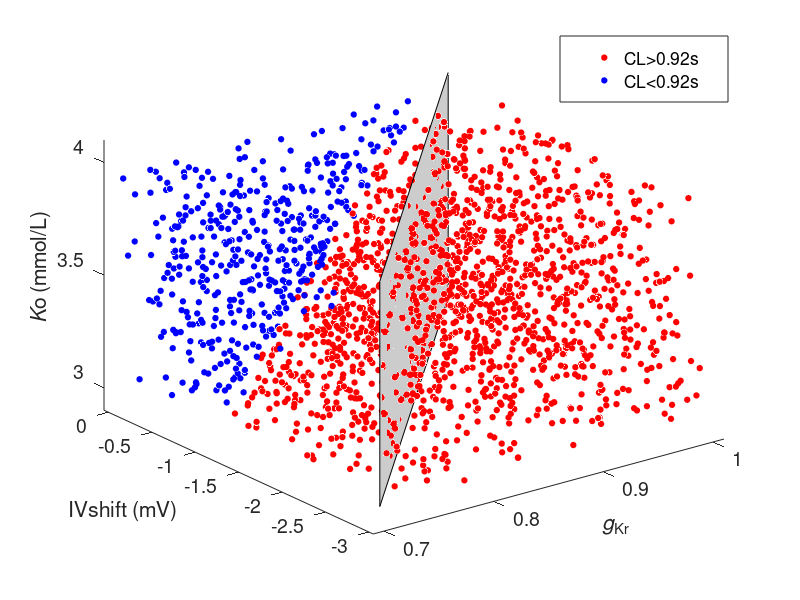
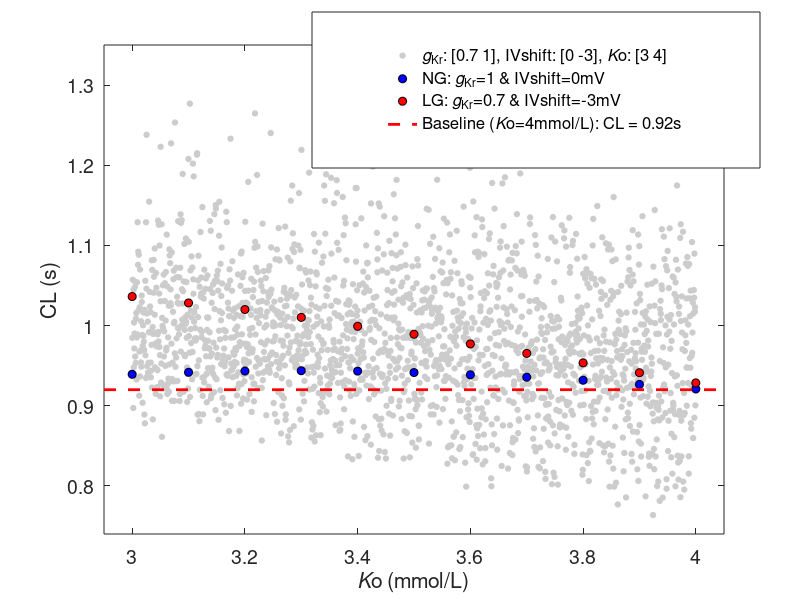

Here is the MATLAB script that generated these plots, in order:
% Script reproduces Figure7
% Corresponding data are in files 'Figure7_data

% All input parameters values of the model are saved in the 'parameters'
% Matlab structure. 

% All features of the AP are saved in the 'biomarkers' structure. 

% All AP time series are saved in the 'FabbriOutput' structure.

% The variable parameters are x_g_Kr (gKr), Ko and IHerg_shift_pa (IVshift)

clear
close all

x1 = load('Figure7_data');

allko=[];
allgkr=[];
allshift=[];
allCL=[];

BLCLthresh = 0.92;

tickgkr = [0.7 0.8 0.9 1];
tickKo = [3 3.5 4];

thresh = BLCLthresh;
% thresh = 0;

for st = 1:length(x1.parameters)
    
    allko = [allko; x1.parameters(st).Ko];
    allgkr = [allgkr; x1.parameters(st).x_g_Kr];
    allshift = [allshift; x1.parameters(st).IHerg_shift_pa];
    allCL = [allCL; x1.biomarkers(st).CL];
    
end

%%%%%%%%%%%%%%%%%%%%%%%%%%%

% allCL = allCL-BLCLthresh;

ff1 = find(allCL>thresh);
ff2 = find(allCL<=thresh);

p11=plot3(allgkr(ff1),allshift(ff1),allko(ff1),'ro');
hold on
p12=plot3(allgkr(ff2),allshift(ff2),allko(ff2),'bo');    
    
set(p11,'markersize',4,'markeredgecolor','r','markerfacecolor','r');
set(p12,'markersize',4,'markeredgecolor','b','markerfacecolor','b');
axis tight

% view(-38,50)
view(126,25)

set(gca,'xlim',[0.69 1.01])
set(gca,'ylim',[-3.05 0.05])
set(gca,'zlim',[2.9 4.1])

set(gca,'xtick',tickgkr,'xticklabel',tickgkr)
set(gca,'ztick',tickKo,'zticklabel',tickKo)

xlabel('{\itg}_{Kr}')
yl=ylabel('IVshift (mV)');
% set(yl,'interpreter','tex')

zlabel('{\itK}o (mmol/L)')


ll=legend('CL>0.92s','CL<0.92s');

set(ll,'fontsize',12,'position',[0.70 0.83 0.21 0.11])

set(gca,'fontsize',14)

clear st

hold on
fill3([1 1 0.7 0.7],[0 0 -3 -3],[3 4 4 3],[0.8 0.8 0.8],'HandleVisibility','off')

% print -dtiff -r300dpi Ko3d_v3.tiff

%%%%%%%%%%%%%%%%%%%%%%%%%%%%%%%%%%%

figure;

col1 = [0.8 0.8 0.8];
p1 = plot(allko,allCL,'o');

% set(p1,'markersize',4,'markeredgecolor',col1,'markerfacecolor',col1,'HandleVisibility','off')
set(p1,'markersize',4,'markeredgecolor',col1,'markerfacecolor',col1)
set(gca,'xlim',[2.95 4.05],'xtick',[3 3.2 3.4 3.6 3.8 4],'xticklabel',[3 3.2 3.4 3.6 3.8 4])
set(gca,'ylim',[0.74 1.35],'ytick',[0.8 0.9 1 1.1 1.2 1.3],'yticklabel',[0.8 0.9 1 1.1 1.2 1.3])

xlabel('{\itK}o (mmol/L)')
yl = ylabel(['CL (s)']);

%%%
setKo = 3:0.1:4;
setCL_hypo = [1.0362 1.0282 1.0200 1.0102 0.9991 0.9892 0.9771 0.9653 0.9535 0.9412 0.9285];
setCL_normg = [0.9392 0.9417 0.9433 0.9437 0.9432 0.9414 0.9386 0.9356 0.9318 0.9266 0.9209];

hold on
p3=plot(setKo,setCL_normg,'bo');
set(p3,'markersize',6,'markeredgecolor','k','markerfacecolor','b')

p2=plot(setKo,setCL_hypo,'ro');
set(p2,'markersize',6,'markeredgecolor','k','markerfacecolor','r')

%%%

set(gca,'fontsize',14)

ax = axis;
l1 = line([ax(1) ax(2)],[0.92 0.92]);
set(l1,'color','r','linewidth',2,'linestyle','--')

ll2=legend('{\itg}_{Kr}: [0.7 1], IVshift: [0 -3], {\itK}o: [3 4]','NG: {\itg}_{Kr}=1 & IVshift=0mV','LG: {\itg}_{Kr}=0.7 & IVshift=-3mV','Baseline ({\itK}o=4mmol/L): CL = 0.92s')
set(ll2,'position',[0.39 0.72 0.56 0.26],'fontsize',12)

% print -dtiff -r300dpi CLKo2d3.tiff
